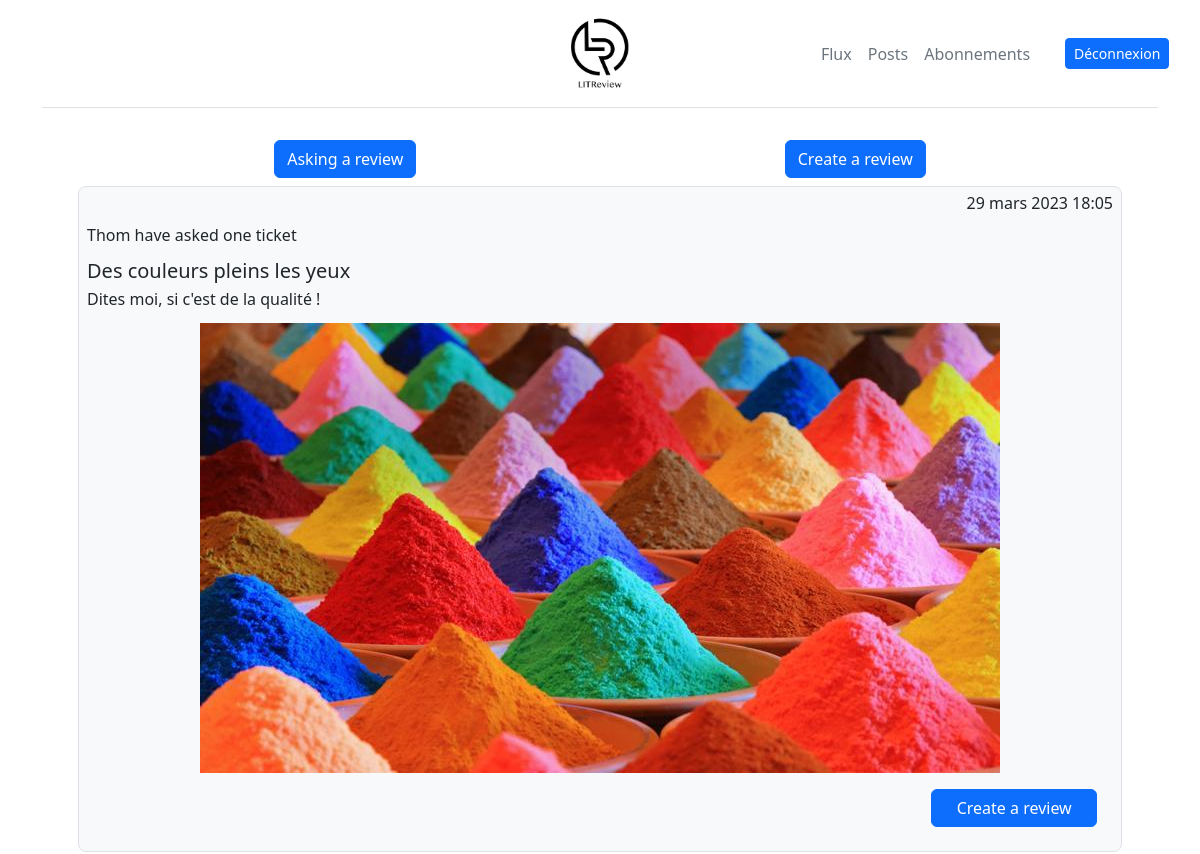
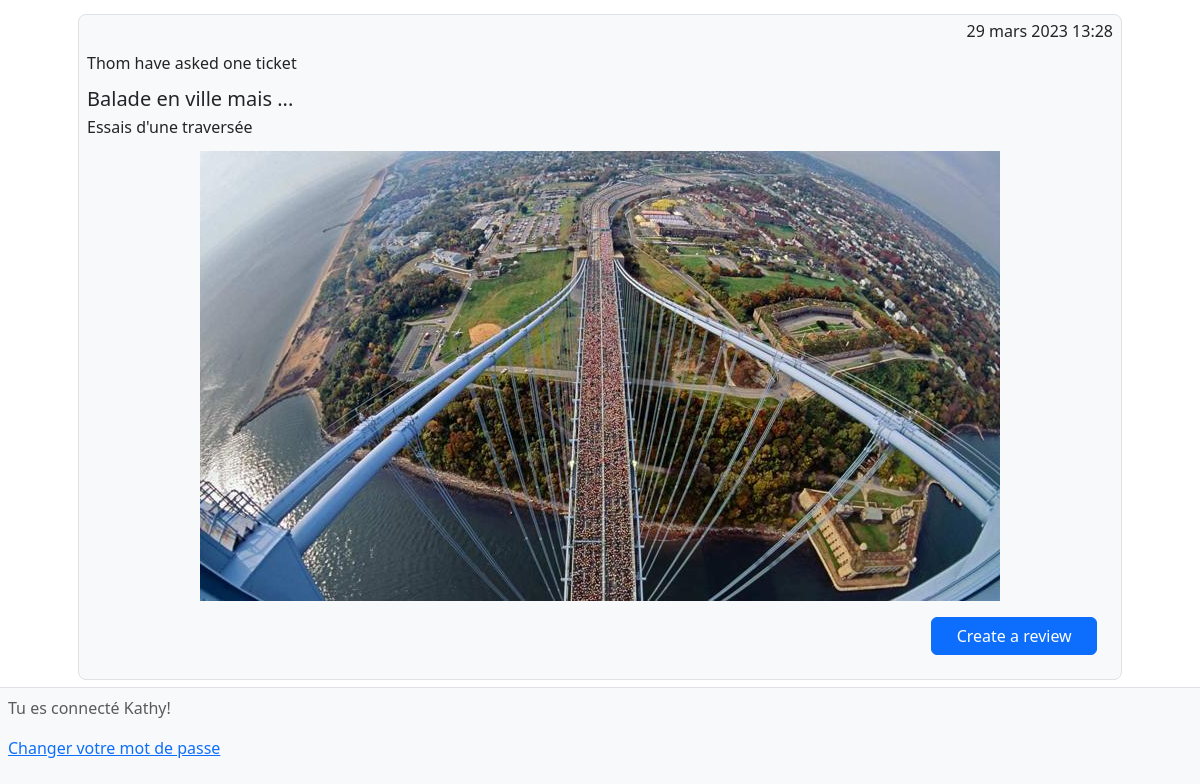
Before: /stream/ (signed in) with the older database file (2 pictures, top to bottom).
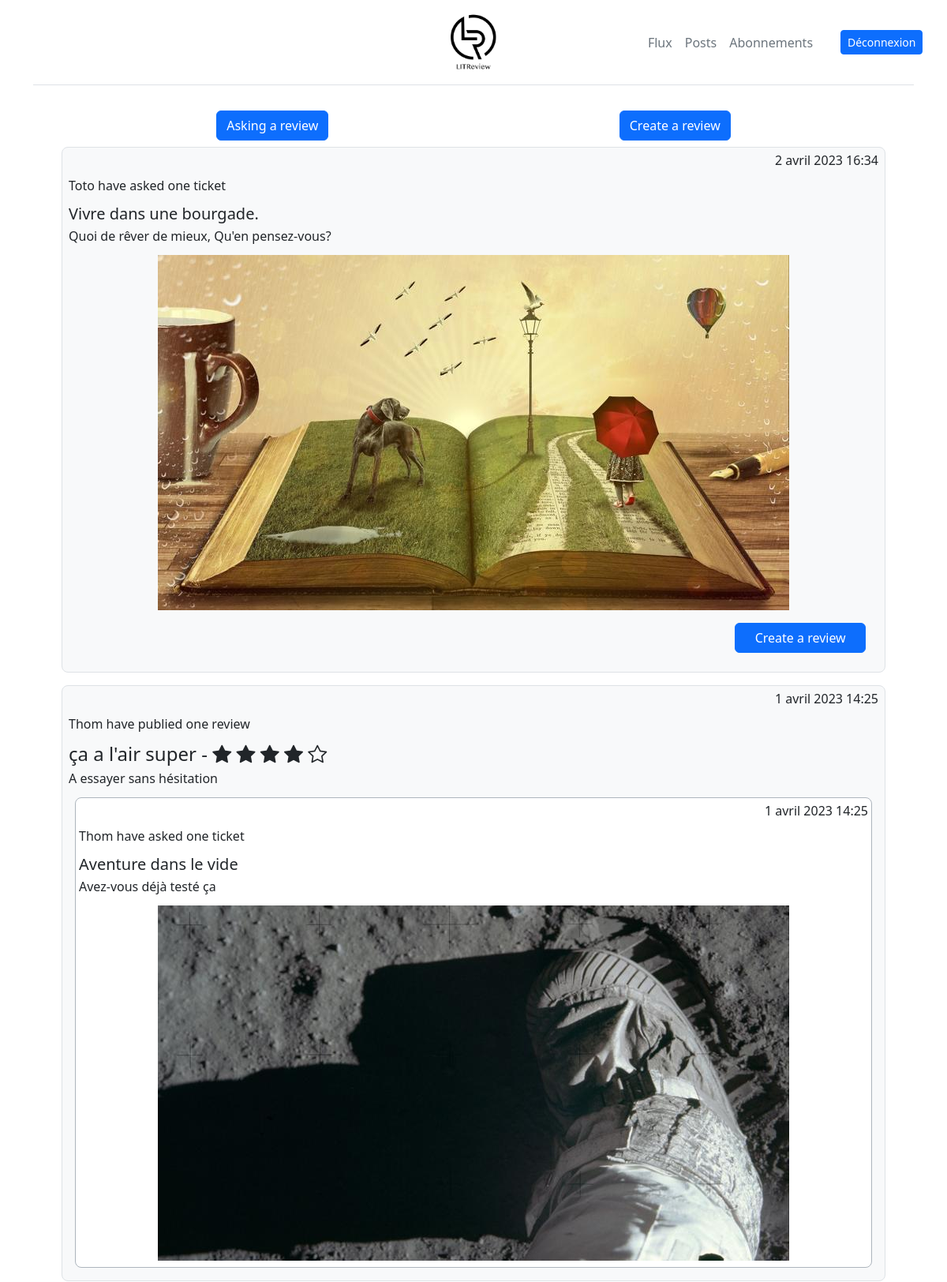
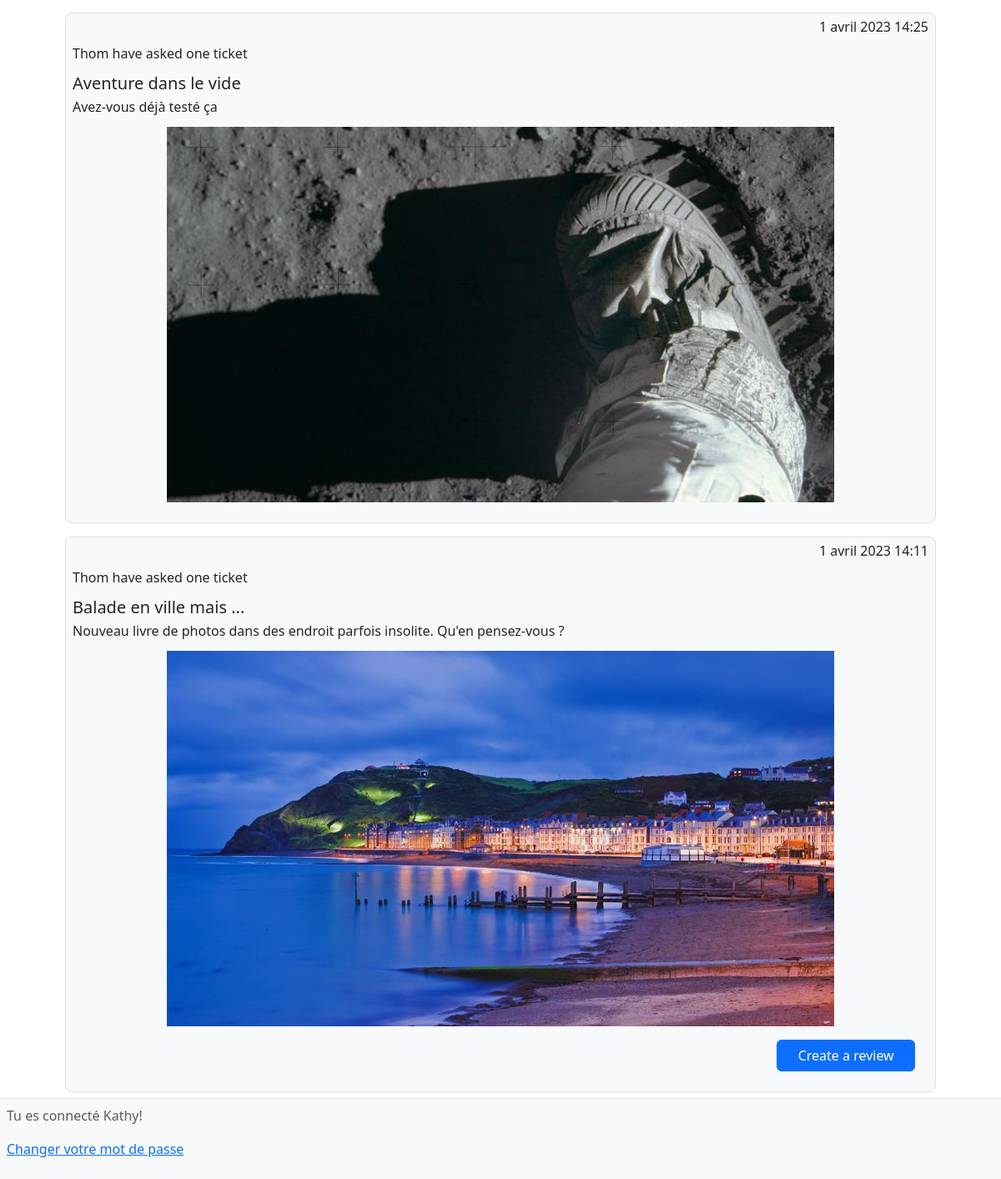
After: the same page with the newer database file (2 pictures, top to bottom).
### mvp/models.py (models this page shows, shortened)
class Ticket(models.Model):
    title = models.CharField(max_length=128)
    description = models.TextField(max_length=2048, blank=True)
    user = models.ForeignKey(to=settings.AUTH_USER_MODEL, on_delete=models.CASCADE)
    image = models.ImageField(null=True, blank=True)
    time_created = models.DateTimeField(auto_now_add=True)
    IMAGE_MAX_SIZE = (800, 800)

class Review(models.Model):
    ticket = models.ForeignKey(to=Ticket, on_delete=models.CASCADE)
    rating = models.PositiveSmallIntegerField(
        validators=[MinValueValidator(0), MaxValueValidator(5)])
    headline = models.CharField(max_length=128)
    body = models.CharField(max_length=8192, blank=True)
    user = models.ForeignKey(to=settings.AUTH_USER_MODEL, on_delete=models.CASCADE)
    time_created = models.DateTimeField(auto_now_add=True)

### authentication/models.py (models this page shows, shortened)
class MyUser(AbstractBaseUser, PermissionsMixin):
    username = models.CharField(max_length=40, unique=True)
    USERNAME_FIELD = 'username'
    EMAIL_FIELD = 'email'
    ADMINISTRATOR = 'ADMINISTRATOR'
    SUBSCRIBER = 'SUBSCRIBER'
    ROLE_CHOICES = [
        (ADMINISTRATOR, 'Administrateur'),
        (SUBSCRIBER, 'Utilisateur'),
    ]
    REQUIRED_FIELDS = ['email']
    email = models.EmailField(
        verbose_name='email address',
        max_length=255,
        unique=True,
        null=True,
        blank=True,
    )
    role = models.CharField(max_length=30, choices=ROLE_CHOICES, default=SUBSCRIBER, verbose_name='Rôle')
    is_active = models.BooleanField(default=True)
    is_admin = models.BooleanField(default=False)
    objects = MyCustomManager()
    def __str__(self):
        return self.username

### mvp/views.py (the view)
# urls.py: path('stream/', mvp.views.Stream.as_view(template_name='mvp/stream.html'), name='stream'),
class Stream(LoginRequiredMixin, ListView):
    paginate_by = 4
    def get_queryset(self):
        reviews = get_users_viewable_reviews(self.request.user)
        reviews = reviews.annotate(content_type=Value('REVIEW', CharField()))
        tickets = get_users_viewable_tickets(self.request.user)
        tickets = tickets.annotate(content_type=Value('TICKET', CharField()))
        posts = sorted(
            chain(reviews, tickets),
            key=lambda post: post.time_created,
            reverse=True
        )
        return posts

### mvp/templatetags/mvp_extras.py (called while the page is built)
@register.filter
def get_range_one_to_x(value):
    list_of_one_to_value = []
    for i in range(1, value + 1):
        list_of_one_to_value += [i]
    return list_of_one_to_value

@register.simple_tag(takes_context=True)
def get_poster_display(context, user):
    if user == context['user']:
        return 'Tu'
    return user

### mvp/templatetags/mvp_extras_review.py (called while the page is built)
@register.filter
def review_exist(ticket):
    if Review.objects.filter(ticket=ticket).exists():
        return True
    else:
        return False

### mvp/views.py (called while the page is built)
def get_users_viewable_reviews(the_user):
    all_user_follows = UserFollows.objects.filter(user=the_user)
    all_user_permitted = [couple.followed_user for couple in all_user_follows]
    print(all_user_permitted)
    reviews = Review.objects.filter(user__in=all_user_permitted)
    if the_user.groups.filter(name='administrators').exists():
        reviews = Review.objects.exclude(user=the_user)
    return reviews

### mvp/templates/mvp/stream.html (shortened to what this page needs)
{% extends 'base.html' %}
{% load i18n %}
{% load django_bootstrap5 %}
{% block bootstrap5_extra_head %}<link rel="stylesheet" href="https://cdn.jsdelivr.net/npm/bootstrap-icons@1.10.3/font/bootstrap-icons.css">{% endblock %}
{% load mvp_extras %}
{% block content %}
    <div class="container-lg">
        <div class=" px-4 py-2 my-3">
            <div class="d-flex justify-content-around">
                <a class="btn btn-primary" href="{% url 'create_ticket' %}">{% translate 'Asking a review' %}</a>
                <a class="btn btn-primary" href="{% url 'create_ticket_review' %}">{% translate 'Create a review' %}</a>
            </div>
            <div class="d-flex row">
                {% for instance in page_obj %}
                    {% if instance.content_type == 'TICKET' %}
                        {% include 'mvp/partials/ticket_snippet.html' with ticket=instance %}
                    {% endif %}
                    {% if instance.content_type == 'REVIEW' %}
                        {% include 'mvp/partials/review_snippet.html' with review=instance %}
                    {% endif %}
                {% endfor %}
            </div>
        </div>
    </div>
{% endblock content %}

### mvp/templates/mvp/partials/ticket_snippet.html
{% load get_poster_display from mvp_extras %}
{% load mvp_extras_review %}
{% load i18n %}
<div class="lh-1 p-1 p-md-2 border rounded-3 bg-light my-2 ">
    <p class="fw-light text-end">{{ ticket.time_created }}</p>
    <p>{% get_poster_display ticket.user %} {% translate 'have asked one ticket' %}</p>
    <h5>{{ ticket.title }}</h5>
    <p>{{ ticket.description }}</p>
    <div class="d-flex  justify-content-center">
         <img class="img-fluid" src="{{ ticket.image.url }}" alt="image-{{ ticket.title }}">
    </div>
    <div class="m-3 text-end">
        {% if not ticket|review_exist %}
            <a href="{% url 'MyFormsCreateReviewView' ticket.id %}" class="col-2 btn btn-primary">
                {% translate 'Create a review' %}
            </a>
        {% endif %}
    </div>
</div>

### mvp/templates/mvp/partials/review_snippet.html
{% load get_range_one_to_x get_poster_display from mvp_extras %}
{% load i18n %}
<div class="lh-1 p-1 p-md-2 border rounded-3 bg-light my-2 ">
    <p class="fw-light text-end">{{ review.time_created }}</p>
    <p>{% get_poster_display review.user %} {% translate 'have publied one review' %}</p>
    <h4>{{ review.headline }} -
    {% for i in 5|get_range_one_to_x %}
        {% if i <= review.rating %}
            <i class="bi bi-star-fill"></i>
        {% else %}
            <i class="bi bi-star"></i>
        {% endif %}
    {% endfor %}</h4>
    <p>{{ review.body }}</p>
    {% if review.ticket %}
        <div class="lh-1 px-1 py-2 border border-dark-subtle rounded-3 bg-white m-2 ">
            <p class="fw-light text-end">{{ review.ticket.time_created }}</p>
            <p>{% get_poster_display review.ticket.user %} {% translate 'have asked one ticket' %}</p>
            <h5>{{ review.ticket.title }}</h5>
            <p>{{ review.ticket.description }}</p>
            <div class="d-flex  justify-content-center">
                <img class="img-fluid" src="{{ review.ticket.image.url }}" alt="image-{{ review.ticket.title }}">
            </div>
        </div>
    {% endif %}
</div>

Changed rows visible on the page:
no longer on this page (row unchanged): Ticket: time_created "29 mars 2023 18:05", user.username "Thom", title "Des couleurs pleins les yeux", description "Dites moi, si c'est de la qualité !", image (picture)
no longer on this page (row unchanged): Ticket: time_created "29 mars 2023 13:28", user.username "Thom", title "Balade en ville mais ...", description "Essais d'une traversée", image (picture)
added Ticket: time_created "2 avril 2023 16:34", user.username "Toto", title "Vivre dans une bourgade.", description "Quoi de rêver de mieux, Qu'en pensez-vous?", image (picture)
added Review: time_created "1 avril 2023 14:25", user.username "Thom", headline "ça a l'air super", rating 4 (drawn), body "A essayer sans hésitation", ticket.time_created "1 avril 2023 14:25", ticket.username "Thom", ticket "Aventure dans le vide", ticket.description "Avez-vous déjà testé ça", ticket.image (picture)
added Ticket: time_created "1 avril 2023 14:25", user.username "Thom", title "Aventure dans le vide", description "Avez-vous déjà testé ça", image (picture)
added Ticket: time_created "1 avril 2023 14:11", user.username "Thom", title "Balade en ville mais ...", description "Nouveau livre de photos dans des endroit parfois insolite. Qu'en pensez-vous ?", image (picture)
